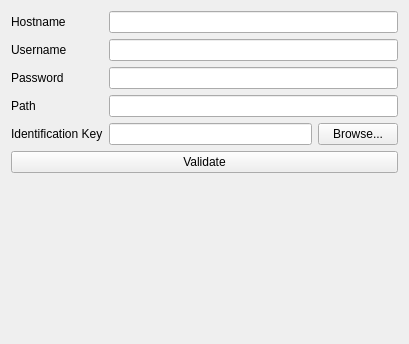
<?xml version="1.0" encoding="UTF-8"?>
<ui version="4.0">
 <class>RSyncConfigDialog</class>
 <widget class="QWidget" name="RSyncConfigDialog">
  <property name="geometry">
   <rect>
    <x>0</x>
    <y>0</y>
    <width>409</width>
    <height>344</height>
   </rect>
  </property>
  <property name="windowTitle">
   <string>Form</string>
  </property>
  <layout class="QFormLayout" name="formLayout">
   <property name="fieldGrowthPolicy">
    <enum>QFormLayout::ExpandingFieldsGrow</enum>
   </property>
   <item row="0" column="0">
    <widget class="QLabel" name="label">
     <property name="text">
      <string>Hostname</string>
     </property>
    </widget>
   </item>
   <item row="0" column="1">
    <widget class="QLineEdit" name="hostnameLineEdit"/>
   </item>
   <item row="1" column="0">
    <widget class="QLabel" name="label_2">
     <property name="text">
      <string>Username</string>
     </property>
    </widget>
   </item>
   <item row="1" column="1">
    <widget class="QLineEdit" name="usernameLineEdit"/>
   </item>
   <item row="3" column="0">
    <widget class="QLabel" name="label_3">
     <property name="text">
      <string>Path</string>
     </property>
    </widget>
   </item>
   <item row="3" column="1">
    <widget class="QLineEdit" name="pathLineEdit"/>
   </item>
   <item row="5" column="0">
    <widget class="QLabel" name="label_4">
     <property name="text">
      <string>Identification Key</string>
     </property>
    </widget>
   </item>
   <item row="5" column="1">
    <layout class="QHBoxLayout" name="horizontalLayout">
     <item>
      <widget class="QLineEdit" name="keyPathLineEdit"/>
     </item>
     <item>
      <widget class="QPushButton" name="keyBrowseButton">
       <property name="text">
        <string>Browse...</string>
       </property>
      </widget>
     </item>
    </layout>
   </item>
   <item row="6" column="0" colspan="2">
    <widget class="QPushButton" name="validateButton">
     <property name="text">
      <string>Validate</string>
     </property>
    </widget>
   </item>
   <item row="2" column="0">
    <widget class="QLabel" name="label_5">
     <property name="text">
      <string>Password</string>
     </property>
    </widget>
   </item>
   <item row="2" column="1">
    <widget class="QLineEdit" name="passwordLineEdit"/>
   </item>
  </layout>
 </widget>
 <resources/>
 <connections/>
</ui>
